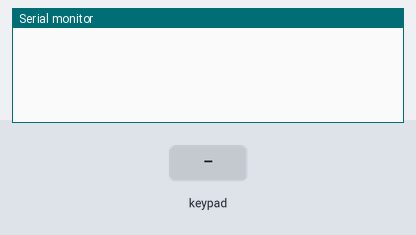
This sketch was run on a simulated Arduino Uno, built with avr-gcc and run on an emulated ATmega328P. Shown: the last lines printed to the serial monitor. Inputs (shaded band) come from the test bench.

Above: at 1.2 s.
1.3 s: key '1' pressed
At 2.5 s:
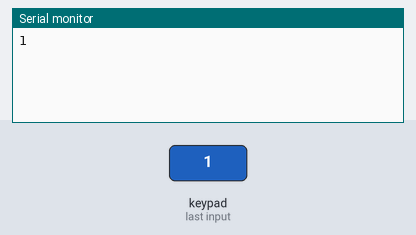
2.8 s: keypad keys 1 1 1 2 1 3 pressed 0.4 s apart
At 5.3 s:
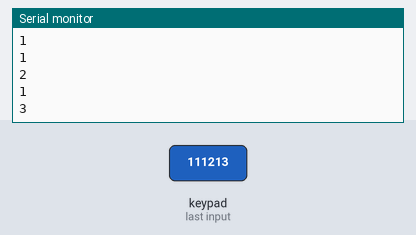
6.7 s: key '4' pressed
At 7.9 s:
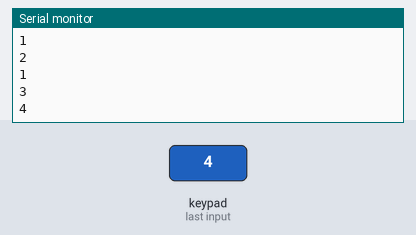
8.2 s: keypad keys 1 3 9 7 pressed 0.4 s apart
At 10.0 s:
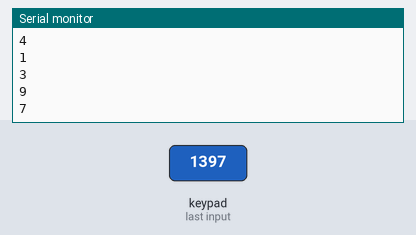
Timing chart, 0 to 11.5 s (numbered marks = the images above; inputs shaded):
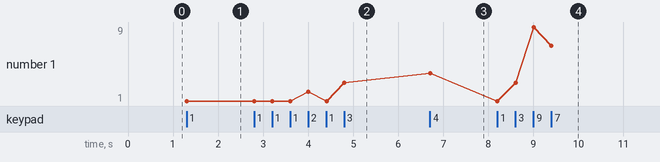

Measured:
- after the input at 1.3 s, the serial monitor: prints a new line at once (image 1)
- after the input at 2.8 s, the serial monitor: prints a new line after 1.2 s (image 2)
- after the input at 6.7 s, the serial monitor: prints a new line at once (image 3)
- after the input at 8.2 s, the serial monitor: prints a new line at once (image 4)
- plotted number 1: 1 → 3 after the input at 2.8 s, 3 → 4 after the input at 6.7 s, 4 → 7 after the input at 8.2 s

The sketch:

Macropad_Arduino_3x3.ino
```cpp
#include <Keypad.h>
const byte ROWS = 3; //three rows
const byte COLS = 3; //three columns
//define the cymbols on the buttons of the keypads
char hexaKeys[ROWS][COLS] = {
  {'1','2','3'},
  {'4','5','6'},
  {'7','8','9'}
};
byte rowPins[ROWS] = {10, 9, 8}; //connect to the row pinouts of the keypad
byte colPins[COLS] = {11, 12, 13}; //connect to the column pinouts of the keypad

//initialize an instance of class NewKeypad
Keypad customKeypad = Keypad( makeKeymap(hexaKeys), rowPins, colPins, ROWS, COLS);

void setup(){
  Serial.begin(9600);
}

void loop(){
  char customKey = customKeypad.getKey();
  if (customKey){
    //Print de key char from hexaKeys matrix
    Serial.println(customKey);
  }
}
```
